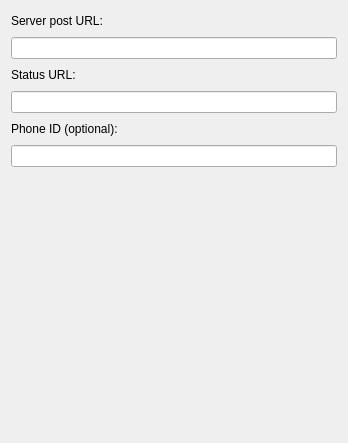
<?xml version="1.0" encoding="UTF-8"?>
<ui version="4.0">
 <class>Server</class>
 <widget class="QWidget" name="Server">
  <property name="geometry">
   <rect>
    <x>0</x>
    <y>0</y>
    <width>348</width>
    <height>443</height>
   </rect>
  </property>
  <property name="windowTitle">
   <string>Form</string>
  </property>
  <layout class="QVBoxLayout" name="verticalLayout">
   <item>
    <layout class="QHBoxLayout" name="serverPostUrlGroup">
     <item>
      <widget class="QLabel" name="serverPostUrlLabel">
       <property name="text">
        <string>Server post URL:</string>
       </property>
      </widget>
     </item>
     <item>
      <spacer name="horizontalSpacer">
       <property name="orientation">
        <enum>Qt::Horizontal</enum>
       </property>
       <property name="sizeHint" stdset="0">
        <size>
         <width>40</width>
         <height>20</height>
        </size>
       </property>
      </spacer>
     </item>
    </layout>
   </item>
   <item>
    <widget class="QLineEdit" name="serverPostUrlEdit"/>
   </item>
   <item>
    <layout class="QHBoxLayout" name="statusUrlGroup">
     <item>
      <widget class="QLabel" name="statusUrlLabel">
       <property name="text">
        <string>Status URL:</string>
       </property>
      </widget>
     </item>
     <item>
      <spacer name="horizontalSpacer_2">
       <property name="orientation">
        <enum>Qt::Horizontal</enum>
       </property>
       <property name="sizeHint" stdset="0">
        <size>
         <width>40</width>
         <height>20</height>
        </size>
       </property>
      </spacer>
     </item>
    </layout>
   </item>
   <item>
    <widget class="QLineEdit" name="statusUrlEdit"/>
   </item>
   <item>
    <layout class="QHBoxLayout" name="phoneIdGroup">
     <item>
      <widget class="QLabel" name="phoneIdLabel">
       <property name="text">
        <string>Phone ID (optional):</string>
       </property>
      </widget>
     </item>
     <item>
      <spacer name="horizontalSpacer_3">
       <property name="orientation">
        <enum>Qt::Horizontal</enum>
       </property>
       <property name="sizeHint" stdset="0">
        <size>
         <width>40</width>
         <height>20</height>
        </size>
       </property>
      </spacer>
     </item>
    </layout>
   </item>
   <item>
    <widget class="QLineEdit" name="phoneIdEdit"/>
   </item>
   <item>
    <spacer name="verticalSpacer">
     <property name="orientation">
      <enum>Qt::Vertical</enum>
     </property>
     <property name="sizeHint" stdset="0">
      <size>
       <width>20</width>
       <height>260</height>
      </size>
     </property>
    </spacer>
   </item>
  </layout>
 </widget>
 <resources/>
 <connections/>
</ui>
